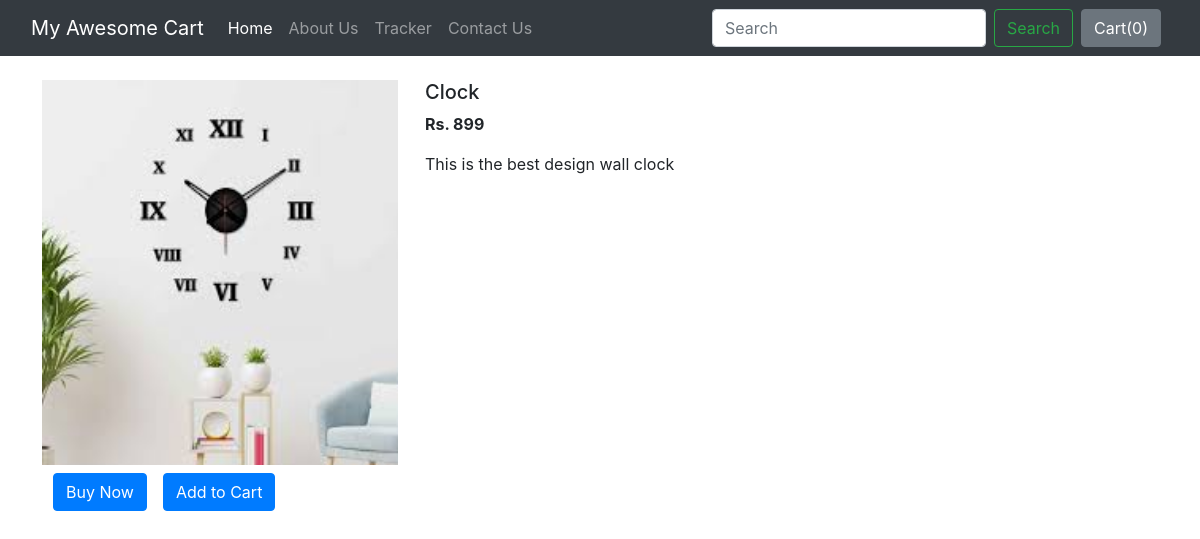
Page /shop/productview/3 on the committed database.
### shop/models.py (models this page shows, shortened)
class Product(models.Model):
    product_id = models.AutoField
    product_name = models.CharField(max_length=50)
    category = models.CharField(max_length=50, default="")
    subcategory = models.CharField(max_length=50, default="")
    price= models.IntegerField(default=0)
    des = models.CharField(max_length=300)
    pub_date = models.DateField()
    image = models.ImageField(upload_to="shop/images",default="")

### shop/views.py (the view)
# urls.py: path("productview/<int:myid>", views.productview, name="ProductView"),
def productview(request, myid):
    product = Product.objects.filter(id=myid)
    return render(request, 'shop/productview.html',{'product':product[0]})

### shop/templates/shop/productview.html (shortened to what this page needs)
{% extends 'shop/basic.html' %}
{% block body %}
<div class="container my-4">
  <div class="row">
    <div class="col-md-4">
      <div class="row">
        <img src="/media/{{product.image}}" width="233px" height="385px">
      </div>
      <div class="d-flex">
        <button class="btn btn-primary mx-2 mt-2">Buy Now</button>
        <button id="pr{{ product.id }}" class="btn btn-primary mx-2 mt-2">Add to Cart</button>
      </div>
    </div>
    <div class="col-md-8">
      <h5>{{product.product_name}}</h5>
      <p><b>Rs. {{product.price}}</b></p>
      <p>{{product.des}}</p>
    </div>
  </div>
</div>
{% endblock %}

### rows in the picture
Product: image (picture), product_name "Clock", price "899", des "This is the best design wall clock"
